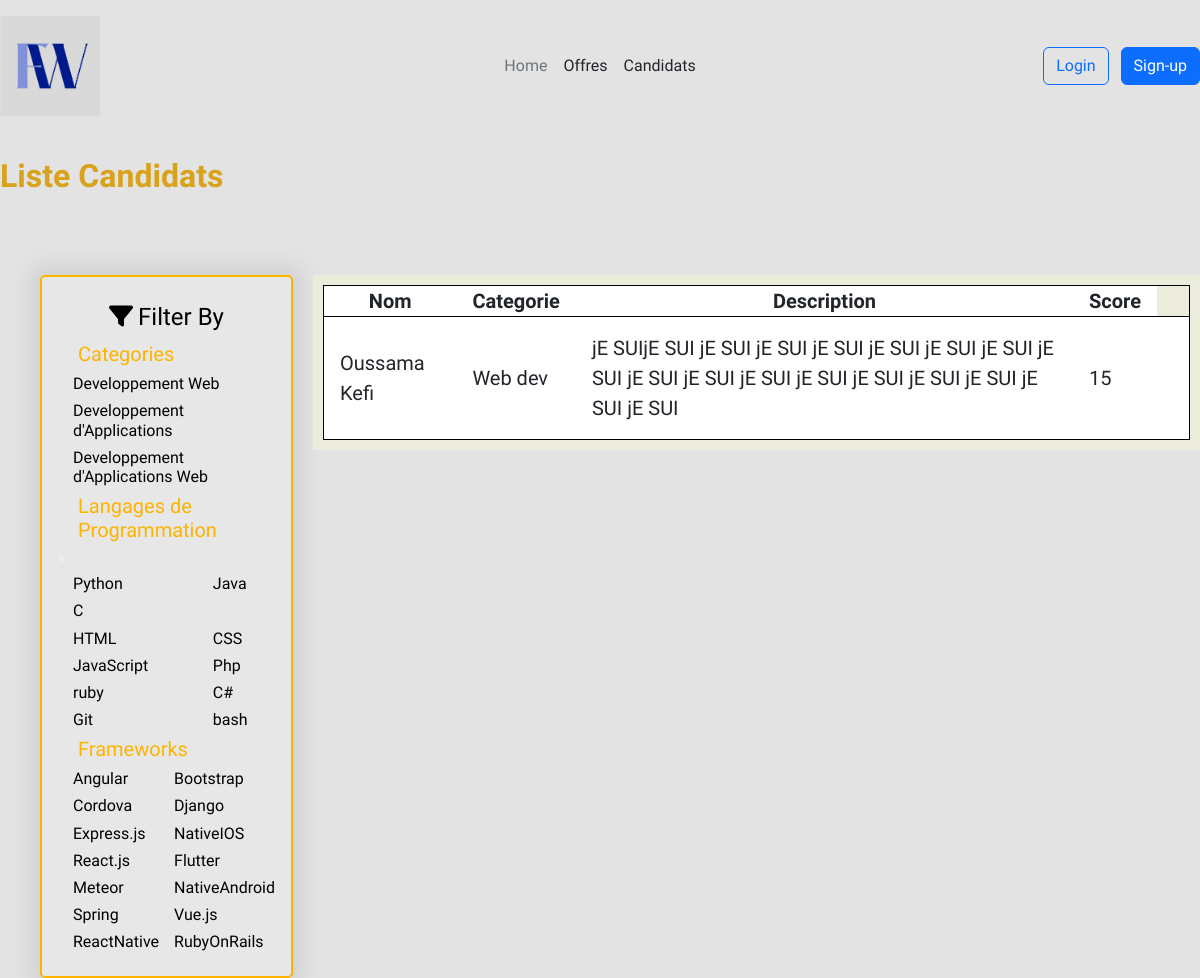
Page /list_candidats.php on the committed database.
### tables this page shows
CREATE TABLE `cv` (
  `Id_cv` int(11) NOT NULL,
  `Id_candidat` int(11) NOT NULL,
  `NiveauEtude` text NOT NULL,
  `Score` int(11) NOT NULL,
  `Photo` varchar(20) NOT NULL COMMENT 'Photo du Candidat',
  `Description` text NOT NULL,
  `categorie` text DEFAULT NULL,
  `LinkedIn` text NOT NULL
);

CREATE TABLE `candidats` (
  `Id_cand` int(11) NOT NULL,
  `Nom` varchar(30) NOT NULL,
  `Prenom` varchar(30) NOT NULL,
  `Telephone` int(11) NOT NULL,
  `EmailCandidat` text NOT NULL,
  `PasswordCandidat` text NOT NULL,
  `DatedeNaissance` date NOT NULL,
  `Ville` varchar(30) NOT NULL
);

### includes/functions.inc.php (called while the page is built, shortened)
<?php
function getCandidates($cnx){
    $sql = "SELECT * FROM `candidats`,`cv` where candidats.id_cand = cv.id_candidat order by  `Score` desc;";
    $sth = $cnx->query($sql);
    $result = $sth->fetchAll(PDO::FETCH_ASSOC);
    return $result;
}

### list_candidats.php (the view, shortened to what this page needs)
<?php
include "link1.php";
include_once "includes/database_connect.inc.php";
include "includes/functions.inc.php";
?>
<?php
include "header.php";
?>
<h1 id="title">Liste Candidats</h1>
<div class="container-candidat">
    <form action="#">
<div class="info filter">
    <h4 id="filterby"><i class="fa-solid fa-filter" style="padding-right: 5px;"></i>Filter By</h4>
    <h5 id="h5">Categories</h5>
    <table class="table_login">
        <tr>
            <td><h6 class="checkbox">Developpement Web</h6></td>
        </tr>
        <tr>
            <td><h6 class="checkbox">Developpement d'Applications</h6></td>
        </tr>
        <tr>
            <td><h6 class="checkbox">Developpement d'Applications Web</h6></td>
        </tr>
    </table>
    <h5 id="h5">Langages de Programmation</h5>
    <table class="table_login">
        <tr>
            <td><h6 class="checkbox">Python</h6></td>
            <td><h6 class="checkbox">Java</h6></td>
        </tr>
        <tr>
            <td><h6 class="checkbox">C</h6></td>
        </tr>
        <tr>
            <td><h6 class="checkbox">HTML</h6></td>
            <td><h6 class="checkbox">CSS</h6></td>
        </tr>
        <tr>
            <td><h6 class="checkbox">JavaScript</h6></td>
            <td><h6 class="checkbox">Php</h6></td>
        </tr>
        <tr>
*            <td><h6 class="checkbox">ruby</h6></td>
            <td><h6 class="checkbox">C#</h6></td>
        </tr>
        <tr>
            <td><h6 class="checkbox">Git</h6></td>
            <td><h6 class="checkbox">bash</h6></td>
        </tr>
    </table>
    <h5 id="h5">Frameworks</h5>
    <table class="table_login">
        <tr>
            <td><h6 class="checkbox">Angular</h6></td>
            <td><h6 class="checkbox">Bootstrap</h6></td>
        </tr>
        <tr>
            <td><h6 class="checkbox">Cordova</h6></td>
            <td><h6 class="checkbox">Django</h6></td>
        </tr>
        <tr>
            <td><h6 class="checkbox">Express.js</h6></td>
            <td><h6 class="checkbox">NativeIOS</h6></td>
        </tr>
        <tr>
            <td><h6 class="checkbox">React.js</h6></td>
            <td><h6 class="checkbox">Flutter</h6></td>
        </tr>
        <tr>
            <td><h6 class="checkbox">Meteor</h6></td>
            <td><h6 class="checkbox">NativeAndroid</h6></td>
        </tr>
        <tr>
            <td><h6 class="checkbox">Spring</h6></td>
            <td><h6 class="checkbox">Vue.js</h6></td>
        </tr>
        <tr>
            <td><h6 class="checkbox">ReactNative</h6></td>
            <td><h6 class="checkbox">RubyOnRails</h6></td>
        </tr>
    </table>
</div>
</form>
<div class="table">
    <table>
        <tr>
            <th>Nom</th>
            <th>Categorie</th>
            <th>Description</th>
            <th>Score</th>
        </tr>
        <?php
            $result = getCandidates($cnx);
            if($result){
                foreach($result as $row){?>
                    <tr>
                        <td><?php echo $row['Prenom'] ." ". $row['Nom'];?></td>
                        <td><?php echo $row['categorie'] ?></td>
                        <td><?php echo $row['Description'] ?></td>
                        <td><?php echo $row['Score'] ?></td>
                        <td><?php if(isset($_SESSION["id_recruteur"])){echo "<a id ='filtrer'href='profil_candidat.php?id=" . $row["Id_cand"] . "'>View</a>"; }?></td>
                    </tr>
                <?php
                }
            }
            else{
                echo "<tr style=\"background-color: red;\"><td>No Data Found!</td></tr>";
            }
        ?>
    </table>
</div>
</div>
</body>

### style1.css (style rules this page uses)
#filterby { text-align: center; color: black; padding-top: 10px; padding-bottom: 10px; margin: 0 auto; }
table { border: 1px black solid; }
th { text-align: center ; font-size: 20px; padding: 0 1rem; }
td { padding-left: 5px; font-size: 20px; padding: 1rem; }
.table_login td { padding: 0; color: black; }
div.table { font-size: 30px; margin-left: 20px; background-color: #eedd; padding: 10px; width: fit-content; }
.filter { color: beige; margin-left: 40px; }
div.info { display: flex; flex-direction: column; background-color: #ffffff24; border-radius: 5px; box-sizing: content-box; padding: 1rem; box-shadow: 0px 0px 20px 9px #8080802e; border: 2px solid #fcb400; }
.checkbox { width: auto; margin-left: 15px; }
.table_login { border: none; border-spacing: 100px; }
.container-candidat { margin-top: 80px; display: flex; align-items: flex-start ; justify-content: space-evenly; }
#h5 { margin-left: 20px; color: #fcb400; font-weight: 500; }
#title { color: #D8A31A; font-size: xx-large; font-weight: 900; }

### rows in the picture
cv: Id_candidat.Prenom "Oussama", Id_candidat.Nom "Kefi", categorie "Web dev", Description "jE SUIjE SUI jE SUI jE SUI jE SUI jE SUI jE SUI jE SUI jE SUI jE SUI jE SUI jE SUI jE SUI jE SUI jE SUI jE SUI jE SUI jE SUI", Score "15"
